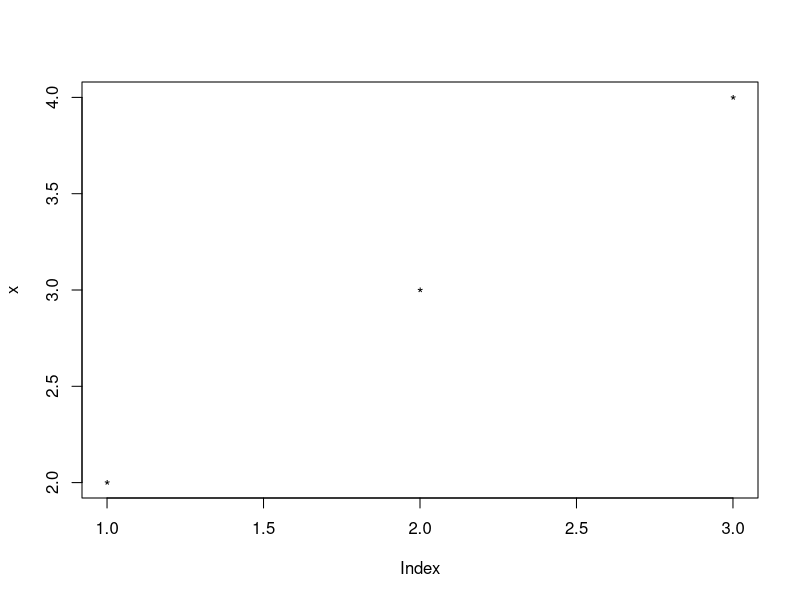
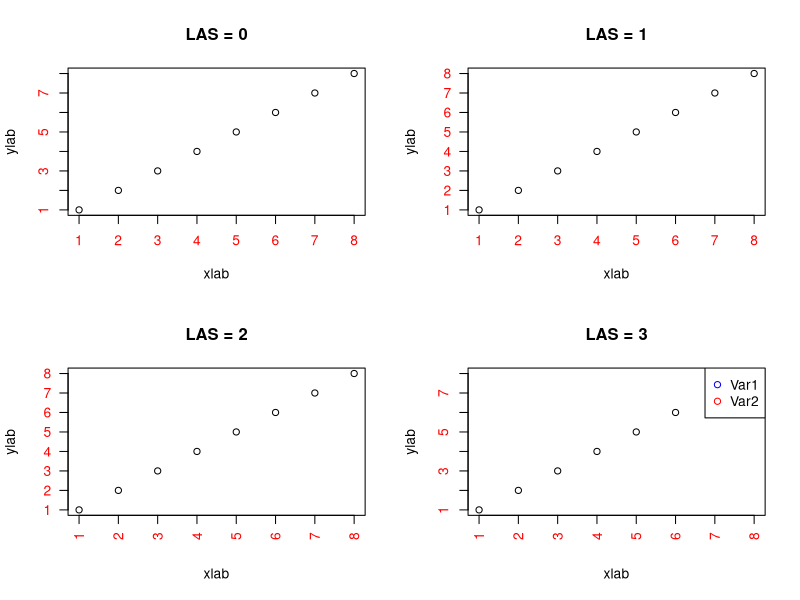
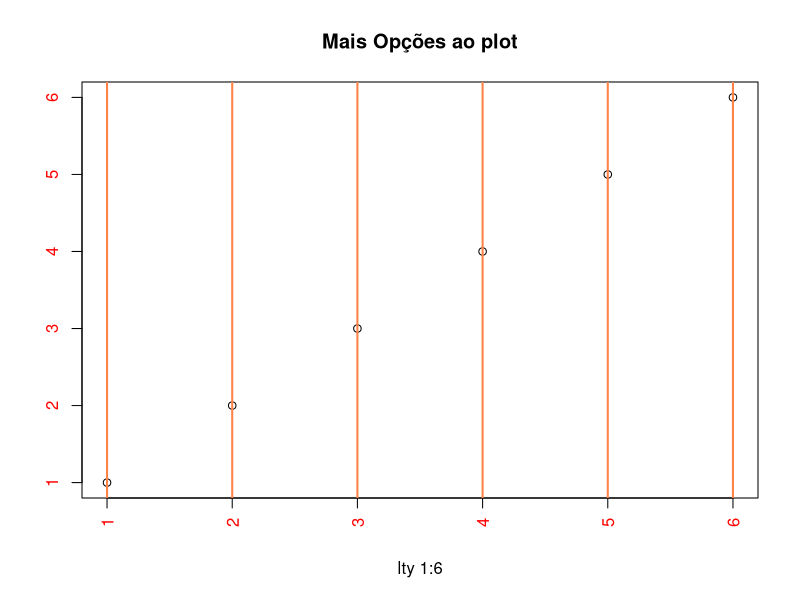
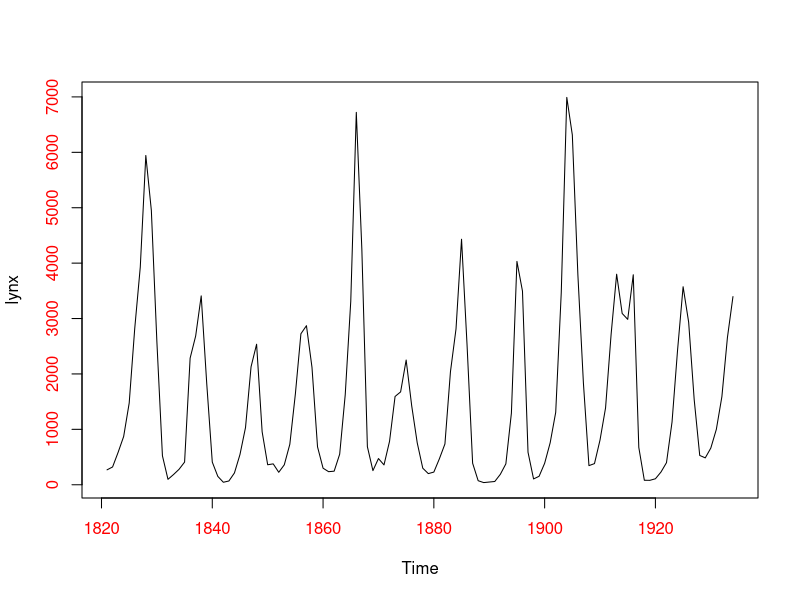
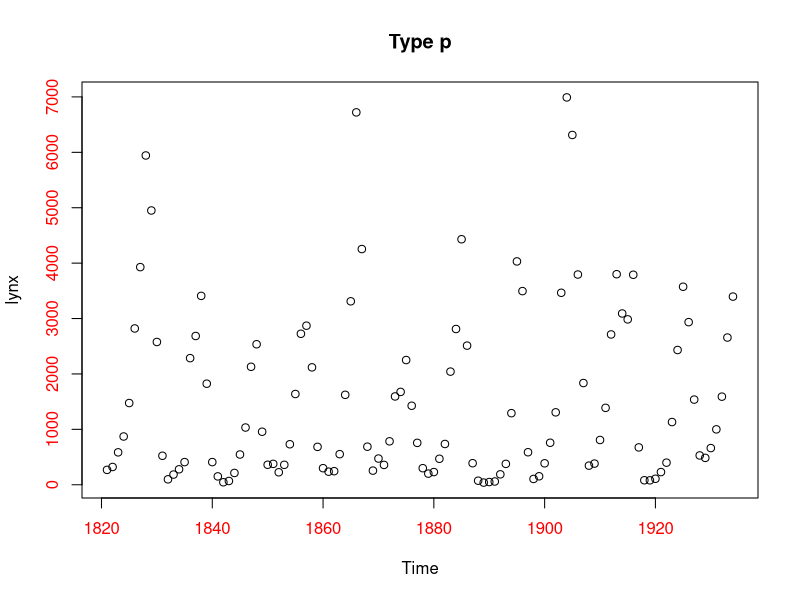
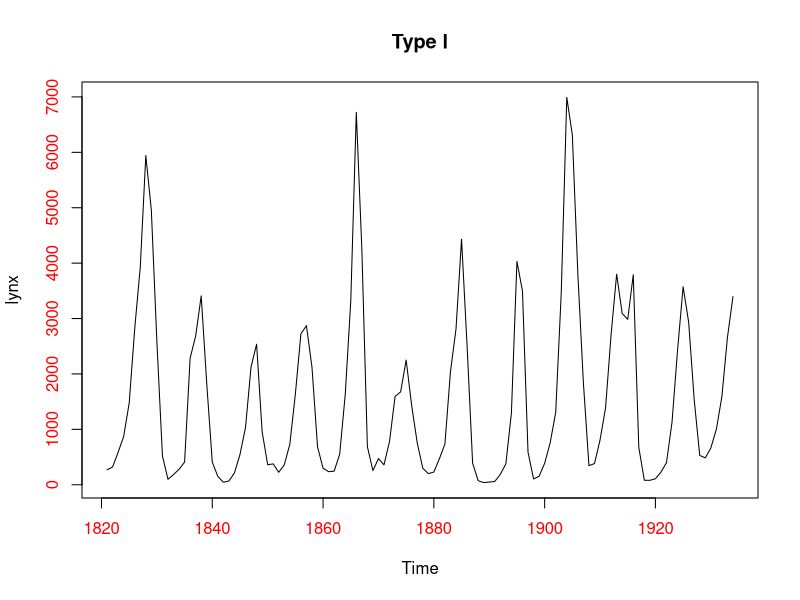
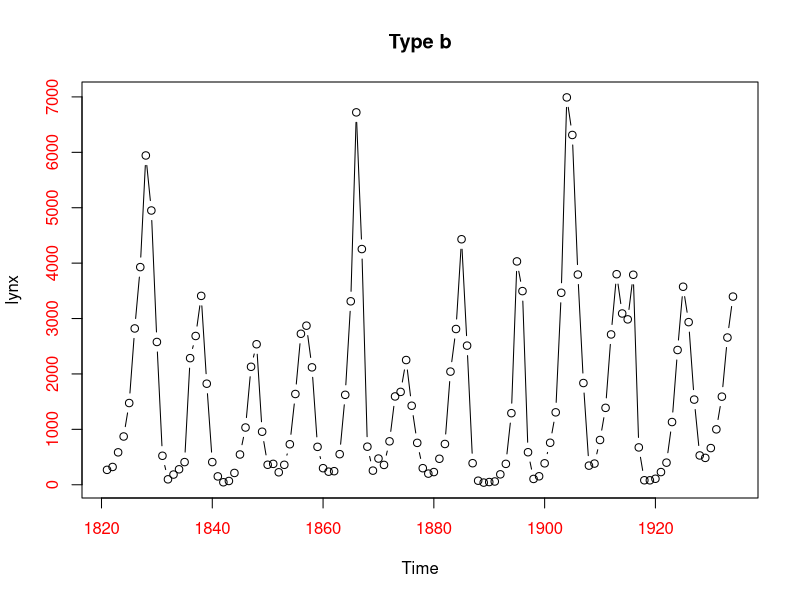
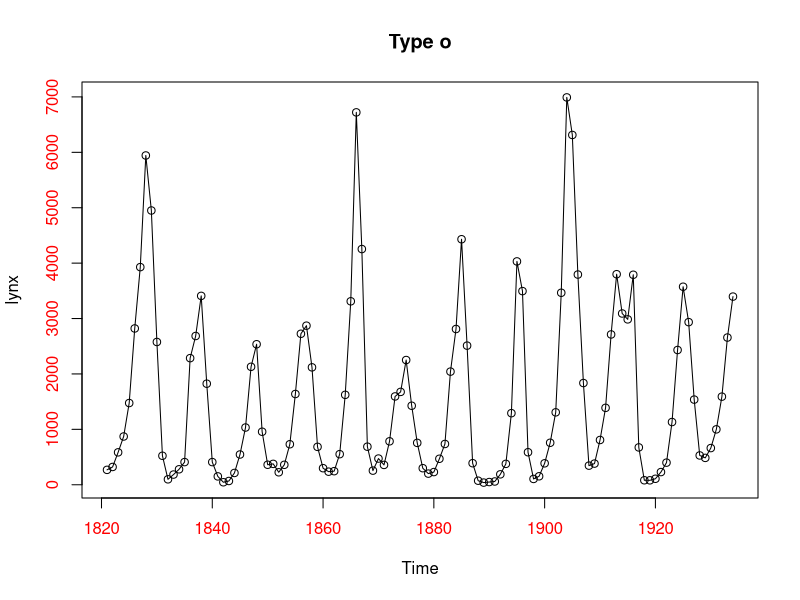

These charts were generated, in order, by the following R code:
#parametros de graficos

?par

#lista todos os parametros configurados para area de plotagem
par()

#exemplo e alteração de parametro
x = 2:4
plot(x, pch= "*") #altera os pontos do grafico

#criando varios graficos em uma unica area de plotagem

par(mfrow= c(2,2), col.axis = "red")
plot(1:8, las = 0, xlab = "xlab", ylab = "ylab", main = "LAS = 0")
plot(1:8, las = 1, xlab = "xlab", ylab = "ylab", main = "LAS = 1")
plot(1:8, las = 2, xlab = "xlab", ylab = "ylab", main = "LAS = 2")
plot(1:8, las = 3, xlab = "xlab", ylab = "ylab", main = "LAS = 3")
legend("topright", pch = 1, col = c("blue", "red"), legend = c("Var1", "Var2"))
par(mrfrow = c(1,1))

#pacotes de acessorios para o basic plot system
install.packages('plotrix')

library('plotrix')
?plotrix

par(mfrow = c(1,1),col.axis = "red")
plot(1:6, las=3, xlab = "lty 1:6", ylab = "", main = "Mais Opções ao plot")
ablineclip(v=1, lty=1, col="Sienna1", lwd=2)
ablineclip(v=2, lty=1, col="Sienna1", lwd=2)
ablineclip(v=3, lty=1, col="Sienna1", lwd=2)
ablineclip(v=4, lty=1, col="Sienna1", lwd=2)
ablineclip(v=5, lty=1, col="Sienna1", lwd=2)
ablineclip(v=6, lty=1, col="Sienna1", lwd=2)
ablineclip(v=7, lty=1, col="Sienna1", lwd=2)

plot(lynx)
plot(lynx, type="p", main="Type p")
plot(lynx, type="l", main="Type l")
plot(lynx, type="b", main="Type b")
plot(lynx, type="o", main="Type o")
plot(lynx, type="h", main="Type h")
plot(lynx, type="s", main="Type s")
plot(lynx, type="n", main="Type n") #limpa a area de plotagem

#dois plots juntos
par(mar=c(4,3,3,3), col.axis="black")

plot(cars$speed, type="s", col="red", bty="n", xlab="cars ID", ylab = "")
text(8,14, "velocidade",cex=0.85, col="red")

plot(cars$dist, type = "s", bty="n",ann = F, axes = F, col="darkblue")
axis(side=4)
text(37,18, "Distancia",cex=0.85, col="darkblue")
title(main = "Velocidade x Distancia")


